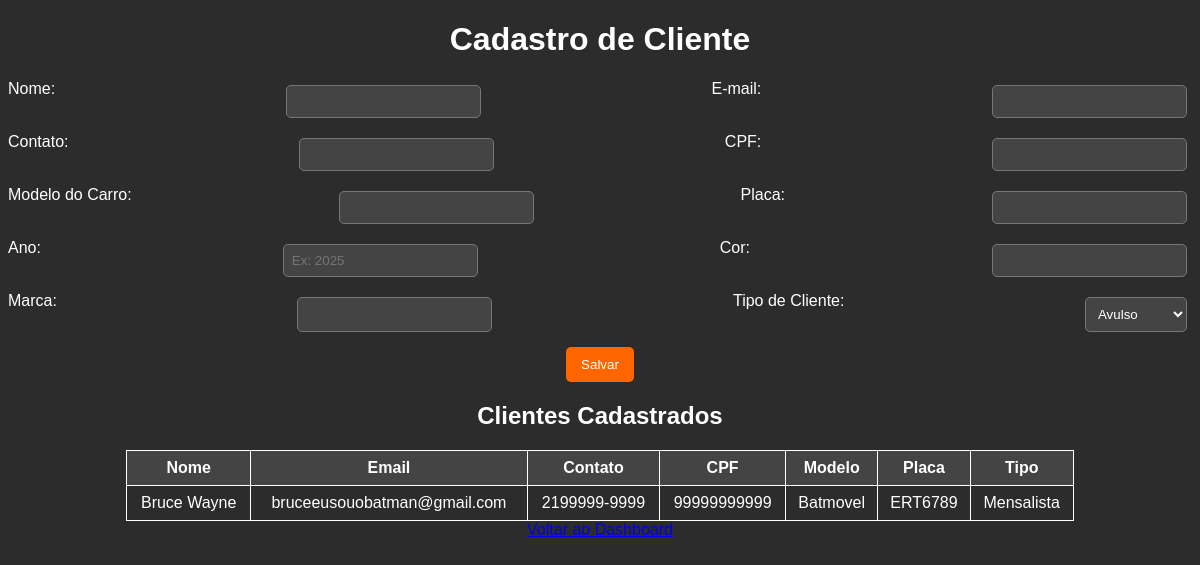
The page /cadastro/ on the database its author committed.
### core/models.py (models this page shows, shortened)
class Cliente(models.Model):
    TIPOS_CLIENTE = (
        ('mensalista', 'Mensalista'),
        ('avulso', 'Avulso'),
    )
    nome = models.CharField(max_length=100)
    email = models.EmailField()
    telefone = models.CharField(max_length=20)
    cpf = models.CharField(max_length=14, unique=True)
    modelo = models.CharField(max_length=50)
    placa = models.CharField(max_length=10, unique=True)
    ano = models.IntegerField(default=2024)
    cor = models.CharField(max_length=20)
    marca = models.CharField(max_length=50)
    tipo = models.CharField(max_length=10, choices=TIPOS_CLIENTE, default='avulso')

### core/views.py (the view)
# urls.py: path('cadastro/', cadastrar_cliente, name='cadastrar_cliente'),
def cadastrar_cliente(request):
    clientes = Cliente.objects.all()  # Obtém todos os clientes cadastrados
    if request.method == "POST":
        form = ClienteForm(request.POST)
        if form.is_valid():
            form.save()
            return redirect('cadastrar_cliente')  # Redireciona para atualizar a lista de clientes
    else:
        form = ClienteForm()
    return render(request, 'core/cadastro.html', {'form': form, 'clientes': clientes})

### core/forms.py
class ClienteForm(forms.ModelForm):
    ano = forms.IntegerField(widget=forms.NumberInput(attrs={'placeholder': 'Ex: 2025'}))
    class Meta:
        model = Cliente
        fields = ['nome', 'email', 'telefone', 'cpf', 'modelo', 'placa', 'ano', 'cor', 'marca', 'tipo']

### core/templates/core/cadastro.html (shortened to what this page needs)
{% load static %}
<!DOCTYPE html>
<html lang="pt">
<head>
    <link rel="stylesheet" href="{% static 'core/css/style.css' %}">
</head>
<body>
<h1>Cadastro de Cliente</h1>
<form method="post">
    <div class="form-container">
        <div class="form-group">
            <label>Nome:</label> {{ form.nome }}
            <label>E-mail:</label> {{ form.email }}
        </div>
        <div class="form-group">
            <label>Contato:</label> {{ form.telefone }}
            <label>CPF:</label> {{ form.cpf }}
        </div>
        <div class="form-group">
            <label>Modelo do Carro:</label> {{ form.modelo }}
            <label>Placa:</label> {{ form.placa }}
        </div>
        <div class="form-group">
            <label>Ano:</label> {{ form.ano }}
            <label>Cor:</label> {{ form.cor }}
        </div>
        <div class="form-group">
            <label>Marca:</label> {{ form.marca }}
            <label>Tipo de Cliente:</label> {{ form.tipo }}
        </div>
        <button type="submit">Salvar</button>
    </div>
</form>
<h2>Clientes Cadastrados</h2>
{% if clientes %}
    <table>
        <tr>
            <th>Nome</th>
            <th>Email</th>
            <th>Contato</th>
            <th>CPF</th>
            <th>Modelo</th>
            <th>Placa</th>
            <th>Tipo</th>
        </tr>
        {% for cliente in clientes %}
        <tr>
            <td>{{ cliente.nome }}</td>
            <td>{{ cliente.email }}</td>
            <td>{{ cliente.telefone }}</td>
            <td>{{ cliente.cpf }}</td>
            <td>{{ cliente.modelo }}</td>
            <td>{{ cliente.placa }}</td>
            <td>{{ cliente.get_tipo_display }}</td>
        </tr>
        {% endfor %}
    </table>
{% else %}
    <p>Nenhum cliente cadastrado ainda.</p>
{% endif %}
<a href="{% url 'dashboard' %}">Voltar ao Dashboard</a>
</body>
</html>

### core/static/core/css/style.css (style rules this page uses)
body { background-color: #2c2c2c; color: #ffffff; font-family: Arial, sans-serif; text-align: center; }
input, select { background-color: #444; color: white; border: 1px solid #777; padding: 8px; margin: 5px; border-radius: 5px; }
button { background-color: #ff6600; color: white; border: none; padding: 10px 15px; cursor: pointer; border-radius: 5px; }
.form-container { width: 100%; margin: auto; }
.form-group { display: flex; justify-content: space-between; margin-bottom: 10px; }
table { width: 80%; margin: auto; border-collapse: collapse; }
th, td { border: 1px solid #ffffff; padding: 8px; text-align: center; }
th { background-color: #444; }

### rows shown on the page
Cliente: nome "Bruce Wayne", email "bruceeusouobatman@gmail.com", telefone "2199999-9999", cpf "99999999999", modelo "Batmovel", placa "ERT6789", tipo "Mensalista"
